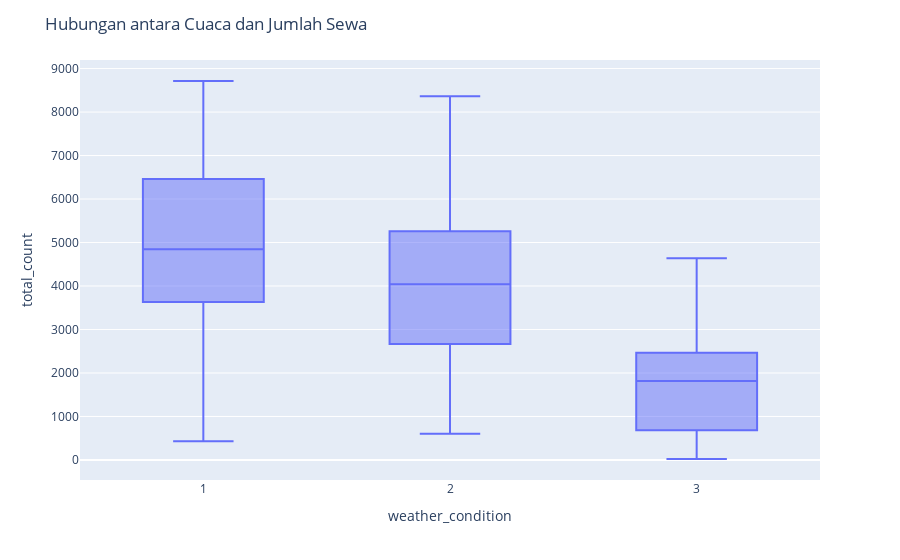

Notebook code cell kept with this figure:
### Markdown cell above
- Hubungan antara cuaca (weather_condition) dan jumlah sewa (total_count)

### Code cell
fig = px.box(df_day, x='weather_condition', y='total_count')
fig.update_layout(title='Hubungan antara Cuaca dan Jumlah Sewa')
# html file
plotly.offline.plot(fig, filename='bike_share.html')
fig.show()

### Figure 1 — Plotly figure (JSON) as saved in the notebook; plotly's stock layout.template omitted (floating-point values rounded to 4 significant figures; data arrays with more than 128 entries replaced by an {"elided": "..."} marker saying what was removed)
{"data": [{"alignmentgroup": "True", "hovertemplate": "weather_condition=%{x}<br>total_count=%{y}<extra></extra>", "legendgroup": "", "marker": {"color": "#636efa"}, "name": "", "notched": false, "offsetgroup": "", "orientation": "v", "showlegend": false, "type": "box", "x": {"elided": "731 int values"}, "x0": " ", "xaxis": "x", "y": {"elided": "731 int values"}, "y0": " ", "yaxis": "y"}], "layout": {"boxmode": "group", "legend": {"tracegroupgap": 0}, "margin": {"t": 60}, "title": {"text": "Hubungan antara Cuaca dan Jumlah Sewa"}, "xaxis": {"anchor": "y", "domain": [0, 1], "title": {"text": "weather_condition"}}, "yaxis": {"anchor": "x", "domain": [0, 1], "title": {"text": "total_count"}}}}
